Frame 1 (no input): blank canvas, image omitted
Frame 60 (the mouse pressed at the canvas centre just before this capture): blank canvas, image omitted
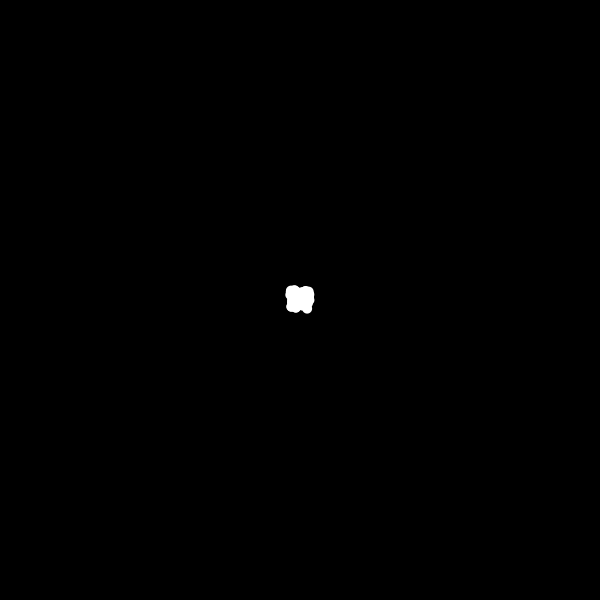
Frame 120 (the mouse held since frame 60 and released just before this capture)

The Processing sketch whose frames 1 and 60 were blank and that drew this single picture after the mouse press (run headless with seeded random() and noise(); from frame 60 on, the mouse is pressed at the canvas centre):

// Processing sketch: p03_demo3
// ── p03_demo3.pde
void setup()
{
  size(600, 600);
  smooth();
  background(0);
}


void draw()
{
  if(mousePressed)
  {
    noStroke();
    fill(255);
    ellipse(mouseX+random(-10,10), mouseY+random(-10,10), 10, 10);
  }
}
